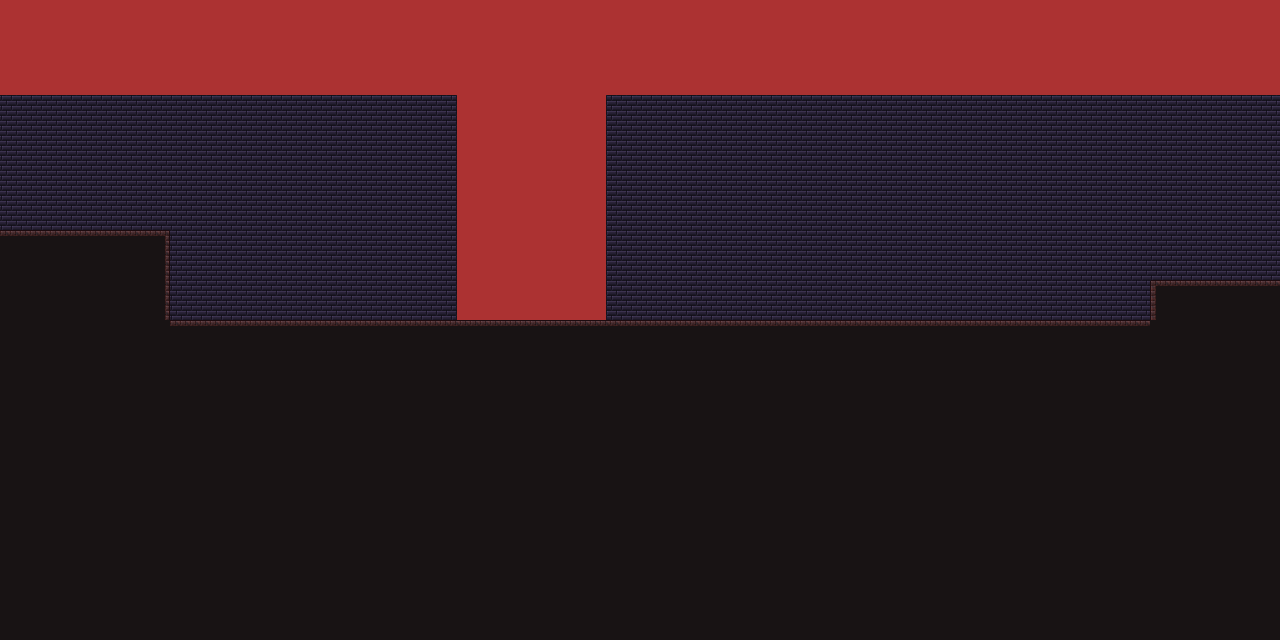

This is a level from a 2D game, rendered from its Tiled map with the project's own tilesets. A one-line summary and the map file follow, with tile-layer data summarised:
An orthogonal 128x64 tile map with 10x10 px tiles, 2 tile layers (background, platforms), 8 tilesets and 6 objects (player, enemy 1, heart, rock).

<map version="1.0" orientation="orthogonal" renderorder="right-up" width="128" height="64" tilewidth="10" tileheight="10" nextobjectid="34">
 <tileset firstgid="1" name="platforms_tiled" tilewidth="10" tileheight="10" tilecount="400" columns="20">
  <image source="Textures/platforms_tiled.png" width="200" height="200" />
 </tileset>
 <tileset firstgid="401" name="player_spawn" tilewidth="14" tileheight="26" tilecount="1" columns="1">
  <image source="../Assets/ScrapyardComrades/Resources/player_spawn.png" width="14" height="26" />
 </tileset>
 <tileset firstgid="402" name="enemy_spawn" tilewidth="14" tileheight="26" tilecount="1" columns="1">
  <image source="../Assets/ScrapyardComrades/Resources/enemy_spawn.png" width="14" height="26" />
 </tileset>
 <tileset firstgid="403" name="background_tiled" tilewidth="10" tileheight="10" tilecount="720" columns="30">
  <image source="Textures/background_tiled.png" width="300" height="240" />
  <terraintypes>
   <terrain name="bg_rocks" tile="7" />
   <terrain name="bg_brick_purple" tile="37" />
  </terraintypes>
  <tile id="0" terrain=",,,0" />
  <tile id="1" terrain=",,0,0" />
  <tile id="2" terrain=",,0," />
  <tile id="3" terrain="0,0,0," />
  <tile id="5" terrain="0,0,,0" />
  <tile id="6" terrain=",,,1" />
  <tile id="7" terrain=",,1,1" />
  <tile id="8" terrain=",,1," />
  <tile id="9" terrain="1,1,1," />
  <tile id="11" terrain="1,1,,1" />
  <tile id="30" terrain=",0,,0" />
  <tile id="31" terrain="0,0,0,0" />
  <tile id="32" terrain="0,,0," />
  <tile id="36" terrain=",1,,1" />
  <tile id="37" terrain="1,1,1,1" />
  <tile id="38" terrain="1,,1," />
  <tile id="60" terrain=",0,," />
  <tile id="61" terrain="0,0,," />
  <tile id="62" terrain="0,,," />
  <tile id="63" terrain="0,,0,0" />
  <tile id="65" terrain=",0,0,0" />
  <tile id="66" terrain=",1,," />
  <tile id="67" terrain="1,1,," />
  <tile id="68" terrain="1,,," />
  <tile id="69" terrain="1,,1,1" />
  <tile id="71" terrain=",1,1,1" />
 </tileset>
 <tileset firstgid="1123" name="heart_spawn" tilewidth="20" tileheight="20" tilecount="1" columns="1">
  <image source="../Assets/ScrapyardComrades/Resources/heart_spawn.png" width="20" height="20" />
 </tileset>
 <tileset firstgid="1124" name="shit_lamp" tilewidth="32" tileheight="128" tilecount="1" columns="1">
  <image source="../Assets/ScrapyardComrades/Resources/shit_lamp.png" width="32" height="128" />
 </tileset>
 <tileset firstgid="1125" name="light" tilewidth="10" tileheight="10" tilecount="1" columns="1">
  <image source="../Assets/ScrapyardComrades/Resources/light.png" width="10" height="10" />
 </tileset>
 <tileset firstgid="1126" name="rock" tilewidth="8" tileheight="8" tilecount="1" columns="1">
  <image source="../Assets/ScrapyardComrades/Resources/rock.png" width="8" height="8" />
 </tileset>
 <layer name="background" width="128" height="64">
  <data>[8192 cells, 8192 non-empty, 13 distinct tile ids]</data>
 </layer>
 <layer name="platforms" width="128" height="64">
  <data>[8192 cells, 4301 non-empty, 6 distinct tile ids]</data>
 </layer>
 <objectgroup name="objects">
  <object id="25" name="player" gid="401" x="228" y="320" width="14" height="26" />
  <object id="29" name="enemy 1" gid="402" x="828" y="320" width="14" height="26" />
  <object id="30" name="heart" gid="1123" x="580" y="310" width="20" height="20" />
  <object id="33" name="rock" gid="1126" x="510" y="310" width="8" height="8" />
 </objectgroup>
 <objectgroup name="props">
  <object id="31" gid="1124" x="629" y="320" width="32" height="128" />
  <object id="32" gid="1125" x="640" y="235" width="10" height="10" />
 </objectgroup>
</map>
